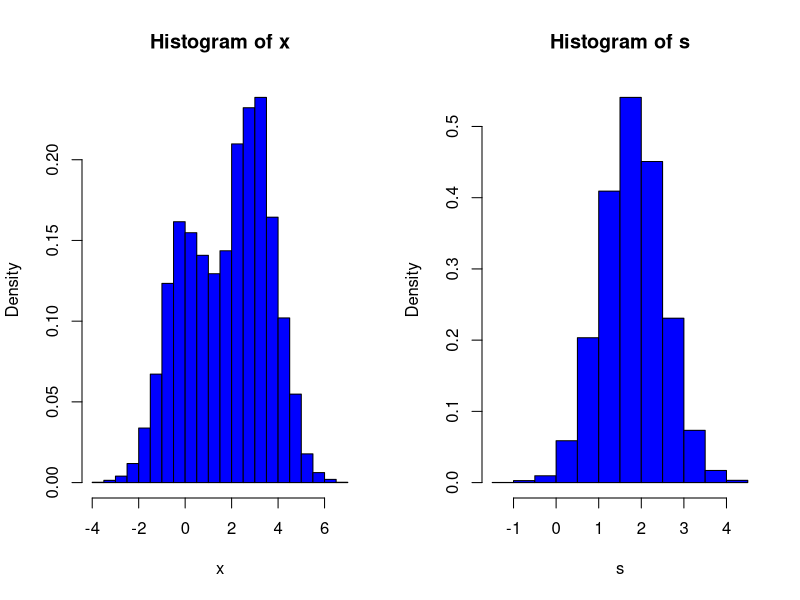
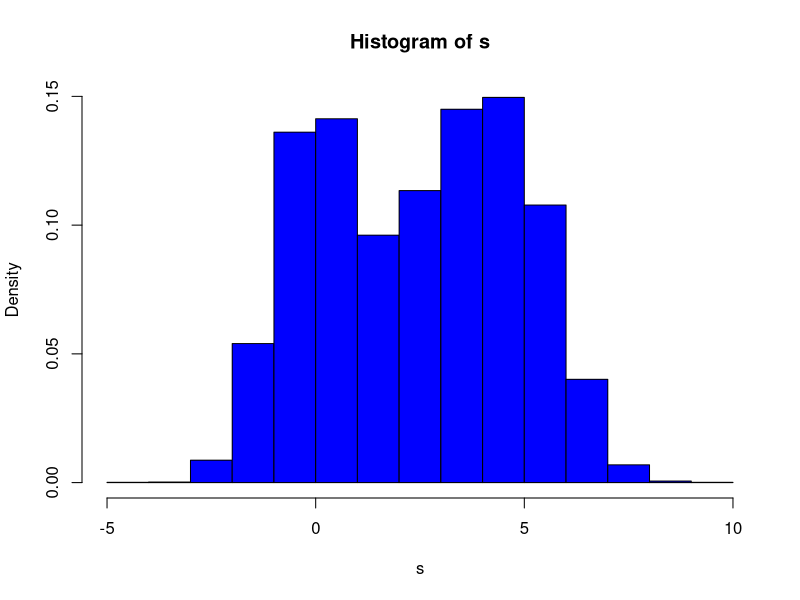
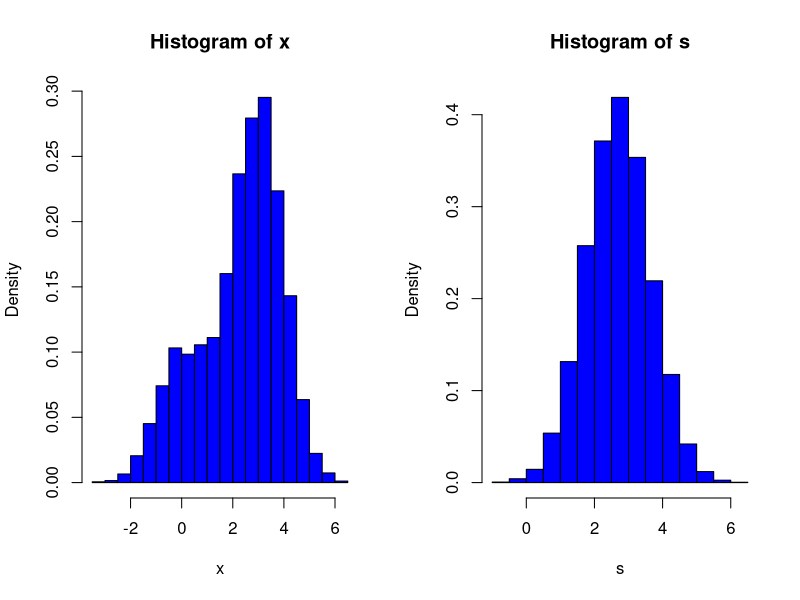

Here is the R script that generated these plots, in order:
# Lec Example F(x) = 0.4F(x1)+0.6F(x2)
n <- 10^4
x1 <- rnorm(n, 0, 1) #x1~normal(0,1)
x2 <- rnorm(n, 3, 1) #x2~normal(3,1)

k <- sample(1:2, size = n, replace = TRUE, prob = c(0.4, 0.6)) #make a vector with value
#1 and 2 of size n, probablity of get a 1 is 0.4
x <- ifelse(k == 1, x1, x2) #if ki = 1 then x = x1, otherwise x = x2

s <- 0.4*x1 + 0.6*x2

par(mfrow = c(1,2))
h1 <- hist(x, prob = TRUE, col = "blue")
h2 <- hist(s, prob = TRUE, col = "blue")



# Lec Example F(x) = 0.4F(x1)+0.3F(x2) + 0.4F(x3)
n <- 10^4
u <- runif(n)
s <- numeric(n)

for(i in 1:n){
  if(u[i] <= 0.4){
    s[i] <- rnorm(1, 0, 1)
  }
  else if(u[i] <= 0.7){
    s[i] <- rnorm(1, 3, 1)
  }
  else if(u[i] <= 1){
    s[i] <- rnorm(1, 5, 1)
  }
}


par(mfrow = c(1,1))
h1 <- hist(s, prob = TRUE, col = "blue")




#QUiz 1 practice problem 5
n <- 10^4
u1 <- runif(n)
u2 <- sample(0:2, size = n, replace = TRUE, prob = c(1/3, 1/3, 1/3))
x <- 0.5*u1 + 0.5*u2




#Term Test 1 Practice A Q5
n <- 10^4
x1 <- rnorm(n, 0, 1)
x2 <- rnorm(n, 3, 1)

k <- sample(1:2, size = n, replace = TRUE, prob = c(0.3, 0.9))
x <- ifelse(k == 1, x1, x2)

s <- 0.3*x1 + 0.9*x2

par(mfrow = c(1,2))
h1 <- hist(x, prob = TRUE, col = "blue")
h2 <- hist(s, prob = TRUE, col = "blue")
